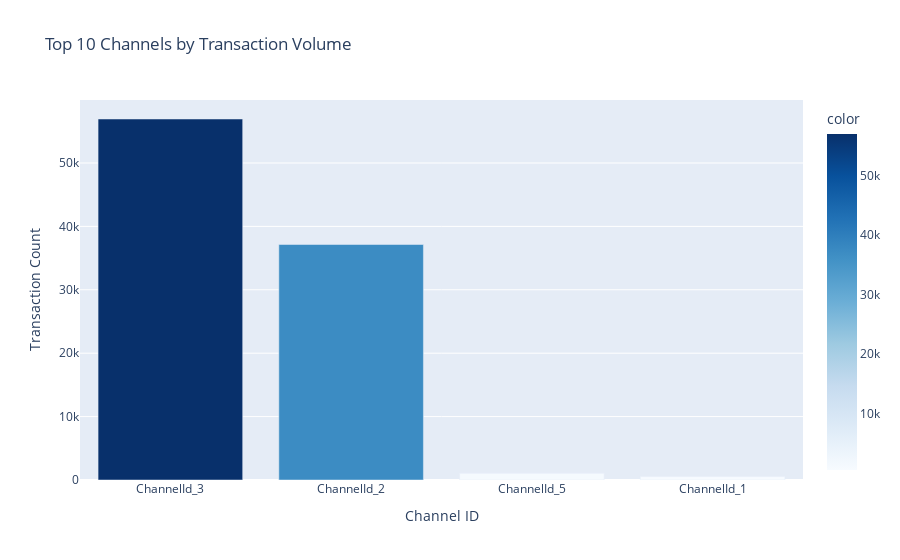

Notebook source saved alongside this figure:
### Markdown cell above
## 9. Channel and Provider Analysis

### Code cell
# Top channels by volume
channel_volume = df['ChannelId'].value_counts().head(10)

fig = px.bar(x=channel_volume.index, y=channel_volume.values,
             title='Top 10 Channels by Transaction Volume',
             labels={'x': 'Channel ID', 'y': 'Transaction Count'},
             color=channel_volume.values,
             color_continuous_scale='Blues')
fig.show()

### Figure 1 — Plotly figure (JSON) as saved in the notebook; plotly's stock layout.template omitted (floating-point values rounded to 4 significant figures)
{"data": [{"alignmentgroup": "True", "hovertemplate": "Channel ID=%{x}<br>Transaction Count=%{y}<br>color=%{marker.color}<extra></extra>", "legendgroup": "", "marker": {"color": [56935, 37141, 1048, 538], "coloraxis": "coloraxis", "pattern": {"shape": ""}}, "name": "", "offsetgroup": "", "orientation": "v", "showlegend": false, "textposition": "auto", "type": "bar", "x": ["ChannelId_3", "ChannelId_2", "ChannelId_5", "ChannelId_1"], "xaxis": "x", "y": [56935, 37141, 1048, 538], "yaxis": "y"}], "layout": {"barmode": "relative", "coloraxis": {"colorbar": {"title": {"text": "color"}}, "colorscale": [[0, "rgb(247,251,255)"], [0.125, "rgb(222,235,247)"], [0.25, "rgb(198,219,239)"], [0.375, "rgb(158,202,225)"], [0.5, "rgb(107,174,214)"], [0.625, "rgb(66,146,198)"], [0.75, "rgb(33,113,181)"], [0.875, "rgb(8,81,156)"], [1, "rgb(8,48,107)"]]}, "legend": {"tracegroupgap": 0}, "title": {"text": "Top 10 Channels by Transaction Volume"}, "xaxis": {"anchor": "y", "domain": [0, 1], "title": {"text": "Channel ID"}}, "yaxis": {"anchor": "x", "domain": [0, 1], "title": {"text": "Transaction Count"}}}}
